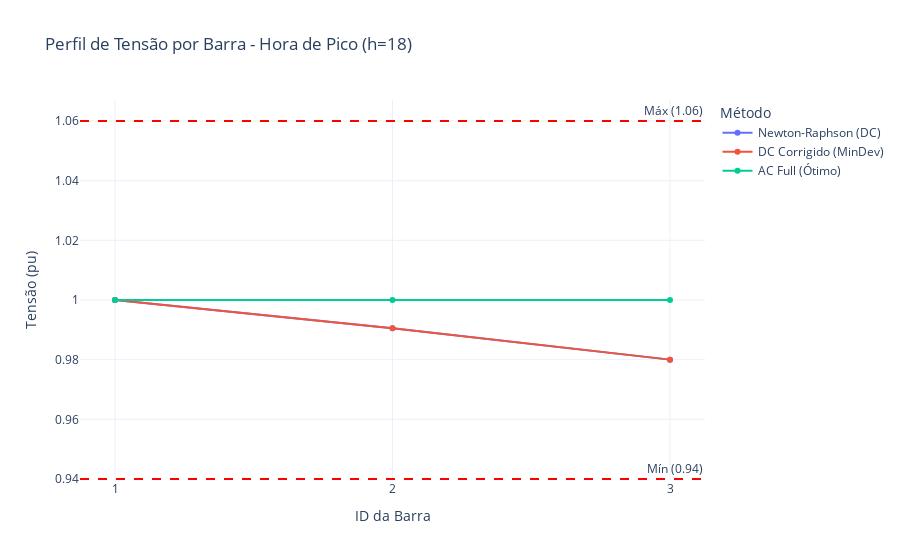

Notebook source saved alongside this figure:
### Code cell
import pandas as pd
import plotly.express as px

# 1. Escolha a hora do pico (ajuste conforme seu perfil de carga, ex: h=18)
hora_pico = 18

# 2. Organizando os dados para essa hora específica
bus_ids = [bus.id for bus in NET.buses]

# Criando um DataFrame comparativo para a hora selecionada
df_pico = pd.DataFrame({
    'Barra': bus_ids,
    'Newton-Raphson (DC)': tensions_nr[hora_pico],
    'DC Corrigido (MinDev)': tensions_dc_corr[hora_pico],
    'AC Full (Ótimo)': tensions_ac[hora_pico]
})

# Transformando para formato longo para o Plotly
df_pico_melt = df_pico.melt(id_vars='Barra', var_name='Método', value_name='Tensão (pu)')

# 3. Plotagem
fig_pico = px.line(
    df_pico_melt,
    x='Barra',
    y='Tensão (pu)',
    color='Método',
    markers=True,
    title=f'Perfil de Tensão por Barra - Hora de Pico (h={hora_pico})',
    template='plotly_white'
)

# Adicionando faixas de segurança
fig_pico.add_hline(y=0.94, line_dash="dash", line_color="red", annotation_text="Mín (0.94)")
fig_pico.add_hline(y=1.06, line_dash="dash", line_color="red", annotation_text="Máx (1.06)")

# Ajustes de layout
fig_pico.update_layout(
    xaxis_title="ID da Barra",
    yaxis_title="Tensão (pu)",
    hovermode="x unified",
    xaxis=dict(type='category') # Garante que as barras sejam tratadas como nomes
)

fig_pico.show()

### Figure 1 — Plotly figure (JSON) as saved in the notebook; plotly's stock layout.template omitted (floating-point values rounded to 4 significant figures)
{"data": [{"hovertemplate": "Método=Newton-Raphson (DC)<br>Barra=%{x}<br>Tensão (pu)=%{y}<extra></extra>", "legendgroup": "Newton-Raphson (DC)", "line": {"color": "#636efa", "dash": "solid"}, "marker": {"symbol": "circle"}, "mode": "lines+markers", "name": "Newton-Raphson (DC)", "orientation": "v", "showlegend": true, "type": "scatter", "x": [1, 2, 3], "xaxis": "x", "y": [1.0, 0.9906, 0.98], "yaxis": "y"}, {"hovertemplate": "Método=DC Corrigido (MinDev)<br>Barra=%{x}<br>Tensão (pu)=%{y}<extra></extra>", "legendgroup": "DC Corrigido (MinDev)", "line": {"color": "#EF553B", "dash": "solid"}, "marker": {"symbol": "circle"}, "mode": "lines+markers", "name": "DC Corrigido (MinDev)", "orientation": "v", "showlegend": true, "type": "scatter", "x": [1, 2, 3], "xaxis": "x", "y": [1.0, 0.9906, 0.98], "yaxis": "y"}, {"hovertemplate": "Método=AC Full (Ótimo)<br>Barra=%{x}<br>Tensão (pu)=%{y}<extra></extra>", "legendgroup": "AC Full (Ótimo)", "line": {"color": "#00cc96", "dash": "solid"}, "marker": {"symbol": "circle"}, "mode": "lines+markers", "name": "AC Full (Ótimo)", "orientation": "v", "showlegend": true, "type": "scatter", "x": [1, 2, 3], "xaxis": "x", "y": [1.0, 1.0, 1.0], "yaxis": "y"}], "layout": {"annotations": [{"showarrow": false, "text": "Mín (0.94)", "x": 1, "xanchor": "right", "xref": "x domain", "y": 0.94, "yanchor": "bottom", "yref": "y"}, {"showarrow": false, "text": "Máx (1.06)", "x": 1, "xanchor": "right", "xref": "x domain", "y": 1.06, "yanchor": "bottom", "yref": "y"}], "hovermode": "x unified", "legend": {"title": {"text": "Método"}, "tracegroupgap": 0}, "shapes": [{"line": {"color": "red", "dash": "dash"}, "type": "line", "x0": 0, "x1": 1, "xref": "x domain", "y0": 0.94, "y1": 0.94, "yref": "y"}, {"line": {"color": "red", "dash": "dash"}, "type": "line", "x0": 0, "x1": 1, "xref": "x domain", "y0": 1.06, "y1": 1.06, "yref": "y"}], "title": {"text": "Perfil de Tensão por Barra - Hora de Pico (h=18)"}, "xaxis": {"anchor": "y", "domain": [0, 1], "title": {"text": "ID da Barra"}, "type": "category"}, "yaxis": {"anchor": "x", "domain": [0, 1], "title": {"text": "Tensão (pu)"}}}}
